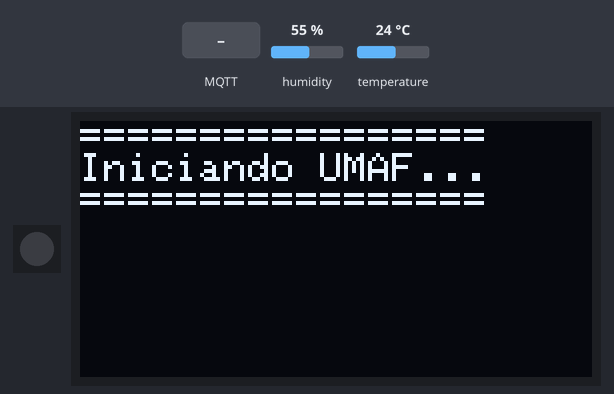
Bench run of a sketch on a simulated ESP32. Parts: 1 RGB LEDs in strip order, left to right, 128×64 one-colour display. Inputs (shaded band) come from the test bench; at power-on: humidity 55 %, temperature 24 °C. WiFi joins after 1.5 s; servers stay silent unless stated; no MQTT or app messages arrive unless stated; what the sketch prints to the serial monitor is not drawn.

Above: at 4.8 s.
4.9 s: MQTT message "1" arrives on the first subscribed topic
At 5.4 s:
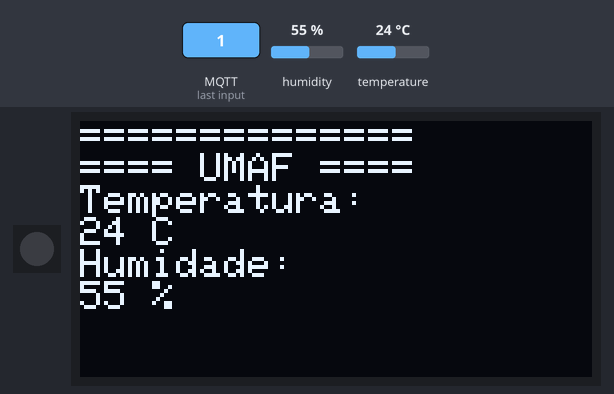
6.4 s: MQTT message "Ocupacao ok" arrives on the first subscribed topic
Timing chart, 0 to 9.4 s (numbered marks = the images above; inputs shaded):
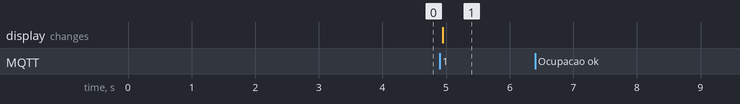

The sketch:

AP-LWP-Placa2.ino
```cpp
#include <WiFi.h>
#include <PubSubClient.h>
#include <Wire.h>
#include <Adafruit_GFX.h>
#include <Adafruit_SSD1306.h>
#include <Adafruit_Sensor.h>
#include <DHT.h>
#include <ArduinoJson.h>
#include <Adafruit_NeoPixel.h>
#include <WiFiClientSecure.h>


// ========================
// CONFIGURAÇÕES WIFI/MQTT
// ========================
const char* SSID = "Redmi 8 do lucas";
const char* PWSD = "12345678";
const char* brokerUrl = "a12cdd5731ea4278acb775f21997bddd.s1.eu.hivemq.cloud";
const char* mqttUser = "Placa2-Pedro";
const char* mqttPwsd = "Placa2-Pedro";

const int port = 8883;

// ===============
// TOPICOS MQTT
// ===============
const char* TOPIC_DADOS        = "placa2/ambiente/dado";
const char* TOPIC_OCUPACAO     = "placa1/ocupacao";
const char* TOPIC_LWT          = "placa2/ambiente/LWP";

const int LwtQos = 1;
const bool LwtRetain = true;
const char* LwtMsg = "offline";

// ==================
// DHT SENSOR CONIFG
// ==================
#define DHTPIN 4
#define DHTTYPE DHT11

DHT dht(DHTPIN, DHTTYPE);

// ===============
// DISPLAY CONFIG
// ===============
#define SCREEN_WIDTH 128
#define SCREEN_HEIGHT 64
#define OLED_RESET -1

#define I2C_SCK 5
#define I2C_SDA 6

Adafruit_SSD1306 display(SCREEN_WIDTH, SCREEN_HEIGHT, &Wire, OLED_RESET);

// ===============
//LED RGB (NÃO SEI SE PRECISA)
// ===============
#define LED_PIN 8
#define NUMPIXELS 1

Adafruit_NeoPixel rgb(NUMPIXELS, LED_PIN, NEO_GRB + NEO_KHZ800);

// =====================
// OBJETOS E VARIAVEIS
// =====================
WiFiClientSecure espClient;
PubSubClient mqttClient(espClient);

unsigned long lastPublish = 0;
const int publishInterval = 5000;
int dhtErrorCount = 0;
const int maxDhtErrors = 3;

unsigned long lastDisplayUpdate = 0;
const unsigned long displayInterval = 10000; // 10 segundos
String lastStatus = "";
int lastOcupacao = -1;


// ===============
// SETUP
// ===============
void setup() {
  Serial.begin(115200);

  espClient.setInsecure();
  Wire.begin(I2C_SDA, I2C_SCK);
  rgb.begin();
  rgb.clear();

  if(!display.begin(SSD1306_SWITCHCAPVCC, 0x3c)) {
    Serial.println("Falha no OLED");
    for(;;);
  }

  display.clearDisplay();
  display.setTextSize(1);
  display.setTextColor(SSD1306_WHITE);
  display.setCursor(0, 0);
  display.println("=================");
  display.println("Iniciando UMAF...");
  display.println("=================");
  display.display();

  dht.begin();
  delay(2000);


  connectWifi();
  connectBroker();
}
// ===============
// LOOP
// ===============
void loop() {
  if (!mqttClient.connected()) connectBroker();
  mqttClient.loop();

  unsigned long now = millis();
  if (now - lastPublish > publishInterval) {
    lastPublish = now;
    publishSensorData();
  }

}
// ===============
// FUNÇÕES
// ===============
void connectWifi() {
  Serial.println("\n [WiFi] Conectando a rede...");
  WiFi.mode(WIFI_STA);
  WiFi.begin(SSID, PWSD);         // WiFi.begin(Nome da rede [WiFi], Senha da rede)

  unsigned long conexaoRede = millis();
  while (WiFi.status() != WL_CONNECTED && millis() - conexaoRede < 15000){
    Serial.print(".");
    delay(500);
  }
  if (WiFi.status() == WL_CONNECTED) {
    Serial.print("\n[WiFi] Conectado");
  } else {
    Serial.println("\n[WiFi] Falha ao conectar! Reiniciando...");
    delay(3000);
    ESP.restart();
  }
}

void connectBroker() {
  Serial.println("\n[MQTT] Conectando ao broker...");
  Serial.println(brokerUrl);

  mqttClient.setServer(brokerUrl, port);      // setServer(broker conectado, porta de entrada)
  mqttClient.setCallback(callbackMsg);
  mqttClient.setKeepAlive(60);

  // ID
  String clientId = "UMAF-";
  // clientId = String(random(0xffff), HEX);

  if (mqttClient.connect(
    clientId.c_str(),       // ID da placa
    mqttUser,             // usuario (broker)
    mqttPwsd,             // senha   (broker)
    TOPIC_LWT,              // Topico (LWT) ?
    LwtQos,                 // QoS (Nível 0/1/2)
    LwtRetain,              // Retenção das mensagens no broker (true/false)
    LwtMsg)){               // Mensagem LWT

    Serial.println("[MQTT] Conectado com sucesso!");
    mqttClient.publish(TOPIC_LWT,"online",true);
    mqttClient.subscribe(TOPIC_OCUPACAO);
    } else{
      Serial.print("[MQTT] Falha. Código: ");
      Serial.println(mqttClient.state());
      delay(2000);
    }
}

void publishSensorData() {
  float temp = dht.readTemperature();
  float hum = dht.readHumidity();

  // Verifica se os valores estão dentro de faixas realistas
  if (isnan(temp) || isnan(hum) || temp < -40.0 || temp > 80.0 || hum < 0.0 || hum > 100.0) {
    dhtErrorCount++;
    Serial.println("[DHT] ERRO: Leitura inválida do sensor");
    Serial.printf("Tentativa %d de %d\n", dhtErrorCount, maxDhtErrors);

    // Se muitos erros consecutivos, tenta reinicializar o sensor
    if (dhtErrorCount >= maxDhtErrors) {
      Serial.println("[DHT] Muitos erros. Reiniciando sensor...");
      dhtErrorCount = 0;
      dht.begin();
      delay(1000);
    }
    return;
  }

  // Reset do contador de erros se a leitura for bem-sucedida
  dhtErrorCount = 0;

  Serial.printf("[DHT] Temp: %.1f°C, Hum: %.1f%%\n", temp, hum);

  // Monta JSON
  DynamicJsonDocument doc(256);
  doc["temperatura"] = temp;
  doc["umidade"] = hum;

  String payload;
  serializeJson(doc, payload);

  // Publica se conectado
  if (mqttClient.connected()) {
    bool ok = mqttClient.publish(TOPIC_DADOS, payload.c_str());
    Serial.println("[MQTT] Dado publicado: " + payload);
  } else {
    Serial.println("[MQTT] Não conectado, não publicou");
  }
}

void callbackMsg(char* topic, byte* payload, unsigned int length){
  static unsigned long lastPrintTime = 0;
  const unsigned long printInterval = 5000;

  String msg;

  for (int i = 0; i < length; i++) msg += (char)payload[i];

  unsigned long now = millis();
  if (now - lastPrintTime >= printInterval) {
    Serial.println("[MQTT] Mensagem recebida: " + msg);
    lastPrintTime = now;
  }

  DynamicJsonDocument doc(256);
  DeserializationError error = deserializeJson(doc, msg);

  if (error) {
    Serial.println("[JSON] Erro no parse: " + String(error.f_str()));
    return;
  }

  String status = doc["texto_pessoas_na_sala"] | "Indefinido";
  String capacidade = doc["ocupacao_sala"] | "0/0";
  int ocupacao = doc["contador"] | 0;

  updateDisplay(status, ocupacao, capacidade);
  setColor(status);
}

void updateDisplay(String status, int ocupacao, String capacidade) {
  static bool mostrarAmbiente = true;
  static unsigned long lastToggle = 0;
  const unsigned long toggleInterval = 7000;


  unsigned long now = millis();
  // Alterna entre telas
  if (now - lastToggle >= toggleInterval){
    mostrarAmbiente = !mostrarAmbiente;
    lastToggle = now;
  }
  // Atualiza o display se passou o tempo minimo OU status mudou
  if ((now - lastDisplayUpdate < displayInterval) &&
      (status == lastStatus && ocupacao == lastOcupacao)) {
    return;
  }

  lastDisplayUpdate = now;
  lastStatus = status;
  lastOcupacao = ocupacao;

  display.clearDisplay();
  display.setTextSize(1);
  display.setTextColor(SSD1306_WHITE);
  display.setCursor(0, 0);

  if(mostrarAmbiente) {
  // Tela ambiente
  float temp = dht.readTemperature();
  float hum = dht.readHumidity();
  display.println("==============");
  display.println("==== UMAF ====");
  display.println("Temperatura:");
  display.printf("%1.f C\n", temp);
  display.println("Humidade:");
  display.printf("%1.f %%\n", hum);
  } else {
    // Tela ocupacao
    display.println("==============");
    display.println("==== UMAF ====");
    display.println("Ocupacao atual:");
    display.println(String(ocupacao) + " pessoas");
    display.println("Capacidade: " + capacidade);
    display.println("Status:");
    display.println(status);
  }
  display.display();
}

void setColor(String status){
  if (status == "Ocupacao ok")
    rgb.setPixelColor(0, rgb.Color(0,255,0));     // Verde
  else if (status == "Ocupacao media")
    rgb.setPixelColor(0, rgb.Color(255,255,0)); // Amarelo
  else if (status == "Ocupacao maxima")
    rgb.setPixelColor(0, rgb.Color(255,0,0));   // Vermelho
  else if (status == "Ocupação vazia")
    rgb.setPixelColor(0, rgb.Color(0,0,255));   // Azul

  rgb.show();
}
```

Measured:
- after the input at 4.9 s, the display: changes after 0.05 s (image 1)
- after the input at 6.4 s, every drawn part: stays the same
